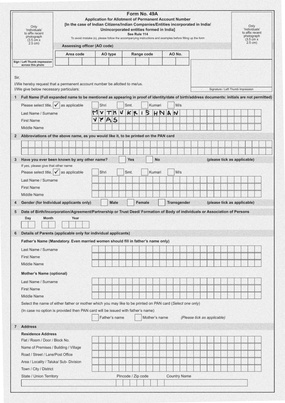
#> input picture step1_image.jpg, 285 x 403 px, shrunk from 1000 x 1414 before the run
$ jupyter execute 'see a way to superimpose two images on top of each other..ipynb'   (Python 2 division)
#> lines starting #> are read from the running program, lines starting #| are printed output that depends on the picture; after the words box and inside, x2 and y2 are one past the last pixel; in counts of white or black regions, pixels touching at a corner belong together
[cell 1]
from skimage.io import imread
import matplotlib.pyplot as plt
from skimage.color import rgb2gray
from skimage.morphology import skeletonize


sample6 = "../step1_image.jpg"
img = rgb2gray(imread(sample6))
#> img is the input picture: shape (403, 285); min 18, max 255, mean 223.1
plt.subplots(figsize=(20,20))
plt.imshow(img, cmap="gray")
plt.show()

[cell 2]
import matplotlib.pyplot as plt
from skimage.filters import threshold_otsu
from skimage.util import invert
from skimage.morphology import skeletonize

def get_binary(img):
    thresh = threshold_otsu(img)
#> thresh = 201
    binary = img <= thresh
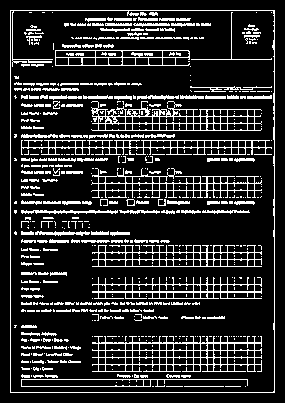
#> binary: shape (403, 285) bool; 16.7% white in thin lines or dots, all inside (x1, y1, x2, y2) = (10, 10, 275, 393)
    binary = invert(binary)*1
    return binary

sample_binary = get_binary(img)

plt.subplots(figsize=(20,20))
plt.imshow(sample_binary, cmap="gray")

[cell 3]
h,w = sample_binary.shape
#> h = 403; w = 285
plt.subplots(figsize=(20,20))
plt.imshow(sample_binary[20:h/3,20:w/3], cmap="gray")
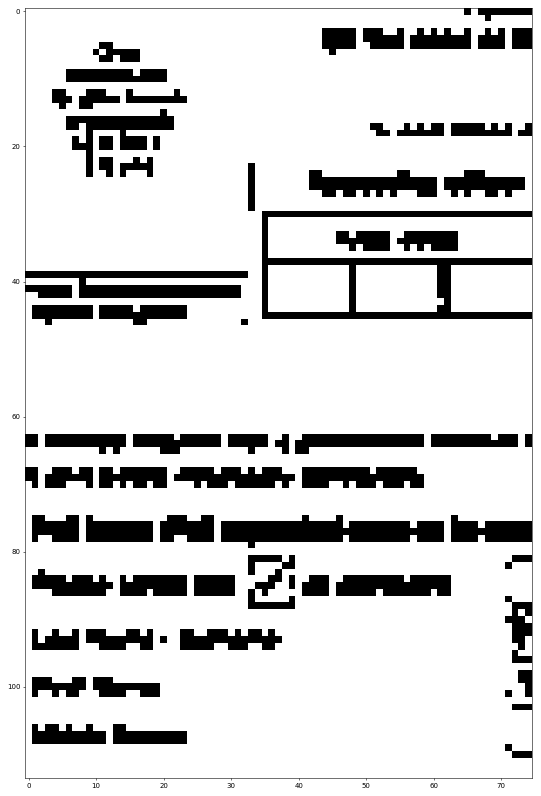
#> figure drawn by matplotlib, 1 panel

[cell 4]
template = rgb2gray(imread('../pan1.jpg'))
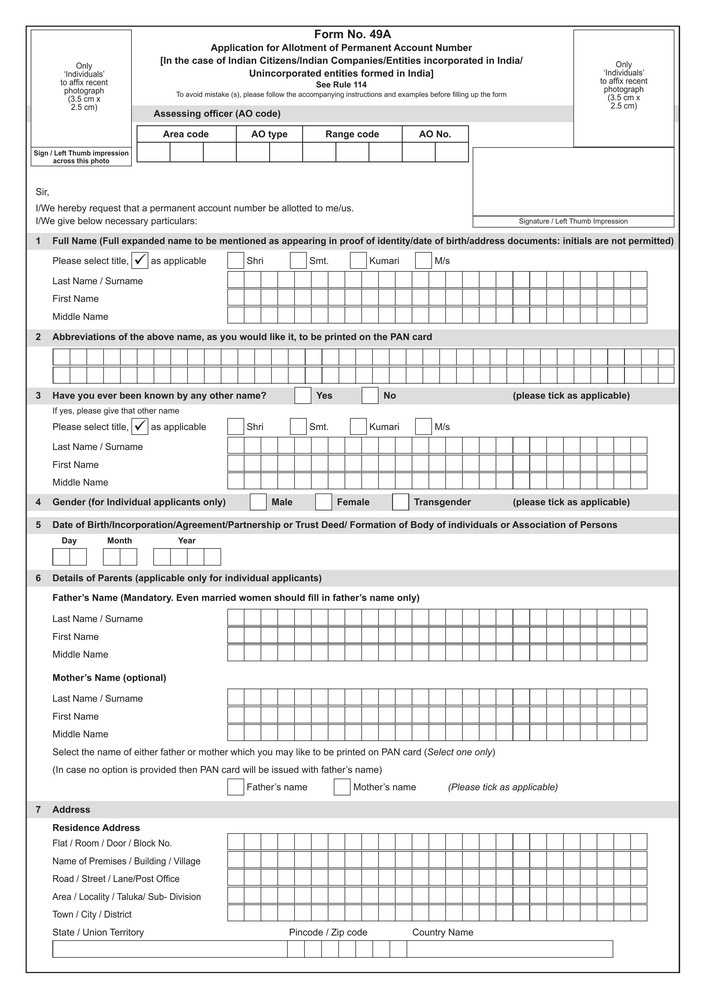
#> input picture pan1.jpg, 706 x 999 px, shrunk from 2481 x 3508 before the run
#> template: shape (999, 706) float64; min 0, max 1, mean 0.927
template_binary = get_binary(template)
#> in get_binary (call 2), `thresh = threshold_otsu(img)`: thresh = 0.74
#> in get_binary (call 2), `binary = img <= thresh`:
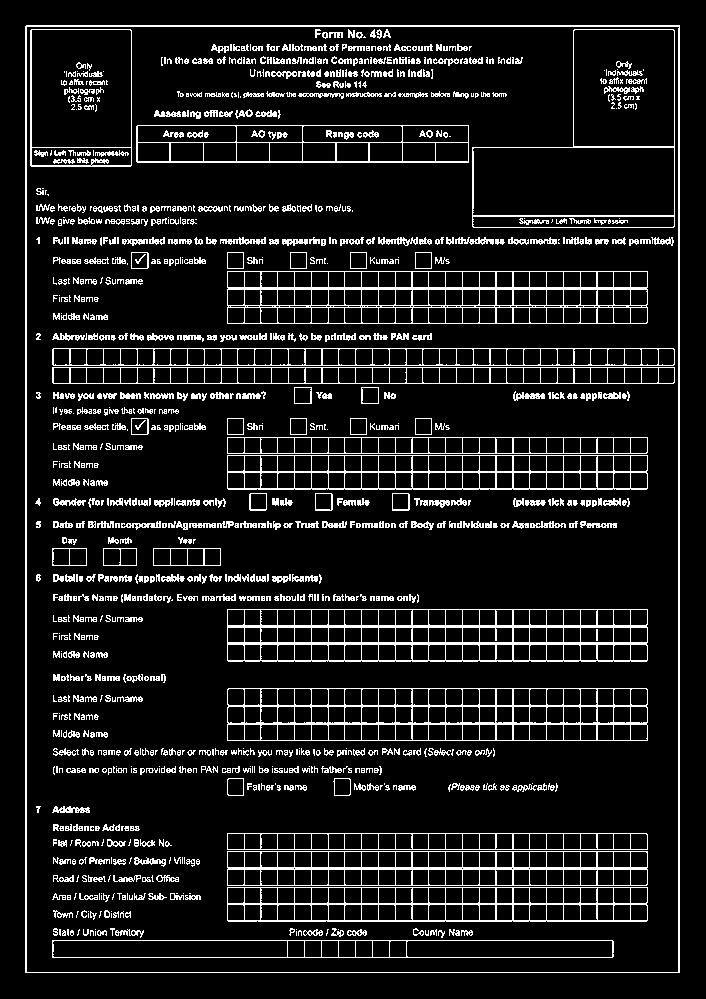
#> binary: shape (999, 706) bool; 10.5% white in thin lines or dots, all inside (x1, y1, x2, y2) = (25, 25, 680, 973)
h,w = template_binary.shape
#> h = 999; w = 706
plt.subplots(figsize=(20,20))
plt.imshow(template_binary, cmap="gray")

[cell 5]
sample_binary.shape
#> Out = (403, 285)
